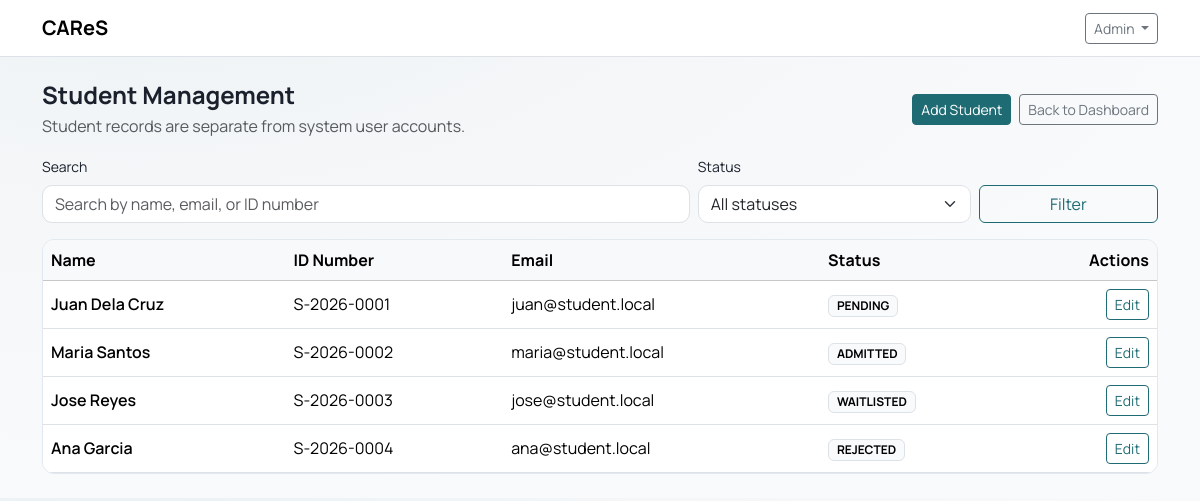
The app's page /administrator/students (signed in) with its own data.
### tables this page shows
CREATE TABLE students (
    id INT UNSIGNED AUTO_INCREMENT PRIMARY KEY,
    id_number VARCHAR(50) NULL,
    name VARCHAR(150) NOT NULL,
    email VARCHAR(150) NOT NULL UNIQUE,
    status ENUM('pending', 'admitted', 'rejected', 'waitlisted') NOT NULL DEFAULT 'pending',
    is_deleted TINYINT(1) NOT NULL DEFAULT 0,
    created_by INT UNSIGNED NULL,
    updated_by INT UNSIGNED NULL,
    created_at TIMESTAMP NOT NULL DEFAULT CURRENT_TIMESTAMP,
    updated_at TIMESTAMP NULL DEFAULT NULL ON UPDATE CURRENT_TIMESTAMP,
    deleted_at DATETIME NULL,
    UNIQUE KEY uk_students_id_number (id_number),
    CHECK (status <> 'admitted' OR id_number IS NOT NULL),
    INDEX idx_students_status (status),
    INDEX idx_students_deleted (is_deleted)
);

### core/View.php (called while the page is built, shortened)
<?php
final class View
{
    public static function render(string $viewPath, array $data = []): void
    {
        require __DIR__ . '/../app/Views/layouts/main.php';
    }
}

### app/Controllers/AccountsController.php (called while the page is built, shortened)
<?php
final class AccountsController
{
    public static function students(): void
    {
        $q = trim((string)($_GET['q'] ?? ''));
        $status = trim((string)($_GET['status'] ?? ''));
        $params = [];
        $where = "WHERE is_deleted = 0";
        $sql = "SELECT id, id_number, name, email, status, created_at
                FROM students
                $where
                ORDER BY created_at DESC";
        $st = Database::pdo()->prepare($sql);
        $st->execute($params);
        $students = $st->fetchAll();
        View::render('admin/students', [
            'title' => 'Student Management',
            'students' => $students,
            'q' => $q,
            'statusFilter' => $status,
        ]);
    }
}

### public/index.php (called while the page is built, shortened)
<?php
$router = new Router();
$uri = parse_url($_SERVER['REQUEST_URI'] ?? '/', PHP_URL_PATH) ?: '/';
$path = str_starts_with($uri, BASE_PATH) ? substr($uri, strlen(BASE_PATH)) : $uri;
$path = $path === '' ? '/' : $path;
$method = $_SERVER['REQUEST_METHOD'] ?? 'GET';
$router->get('/', fn() => redirect('/login'));
$router->get('/login', [AuthController::class, 'showLogin']);
$router->post('/login', [AuthController::class, 'login']);
$router->get('/logout', [AuthController::class, 'logout']);
$router->get('/register', [AuthController::class, 'showRegister']);
$router->post('/register', [AuthController::class, 'register']);
$router->get('/verify-email', [AuthController::class, 'showVerifyEmail']);
$router->post('/verify-email', [AuthController::class, 'verifyEmail']);
$router->post('/verify-email/resend', [AuthController::class, 'resendVerifyEmail']);
$router->get('/force-password-change', [AuthController::class, 'showForcePasswordChange']);
$router->post('/force-password-change', [AuthController::class, 'forcePasswordChange']);
$router->get('/forgot-password', [AuthController::class, 'showForgotPassword']);
$router->post('/forgot-password', [AuthController::class, 'forgotPassword']);
$router->get('/reset-password', [AuthController::class, 'showResetPassword']);
$router->post('/reset-password', [AuthController::class, 'resetPassword']);
$router->get('/admin', fn() => redirect('/administrator'));
$router->get('/guidance', fn() => redirect('/admission'));
$router->get('/administrator', [AdminController::class, 'dashboard']);
$router->get('/administrator/accounts', function () {
    RoleMiddleware::requireRole('administrator');
    AccountsController::index();
});
$router->get('/administrator/accounts/create', function () {
    RoleMiddleware::requireRole('administrator');
    AccountsController::create();
});
$router->post('/administrator/accounts/create', function () {
    RoleMiddleware::requireRole('administrator');
    AccountsController::store();
});
$router->get('/administrator/accounts/edit', function () {
    RoleMiddleware::requireRole('administrator');
    AccountsController::edit();
});
$router->post('/administrator/accounts/edit', function () {
    RoleMiddleware::requireRole('administrator');
    AccountsController::update();
});
$router->post('/administrator/accounts/toggle', function () {
    RoleMiddleware::requireRole('administrator');
    AccountsController::toggleActive();
});
$router->post('/administrator/accounts/reset-password', function () {
    RoleMiddleware::requireRole('administrator');
    AccountsController::resetPassword();
});
$router->post('/administrator/accounts/verify', function () {
    RoleMiddleware::requireRole('administrator');
    AccountsController::verify();
});
$router->post('/administrator/accounts/reject', function () {
    RoleMiddleware::requireRole('administrator');
    AccountsController::reject();
});
$router->get('/administrator/matrix', [AdminController::class, 'matrix']);
$router->post('/administrator/matrix', [AdminController::class, 'saveMatrix']);
$router->get('/administrator/scores', [AdminController::class, 'scores']);
$router->get('/administrator/results', [AdminController::class, 'results']);
$router->get('/administrator/logs', [AdminController::class, 'logs']);
$router->get('/administrator/reports', [AdminController::class, 'reports']);
$router->get('/administrator/profile', [AdminController::class, 'profile']);
$router->post('/administrator/profile', [AdminController::class, 'updateProfile']);
$router->post('/administrator/profile/password', [AdminController::class, 'updatePassword']);
$router->get('/administrator/students', function () {
    RoleMiddleware::requireRole('administrator');
    AccountsController::students();
});
$router->get('/administrator/students/create', function () {
    RoleMiddleware::requireRole('administrator');
    AccountsController::createStudent();
});
$router->post('/administrator/students/create', function () {
    RoleMiddleware::requireRole('administrator');
    AccountsController::storeStudent();
});
$router->get('/administrator/students/edit', function () {
    RoleMiddleware::requireRole('administrator');
    AccountsController::editStudent();
});
$router->post('/administrator/students/edit', function () {
    RoleMiddleware::requireRole('administrator');
    AccountsController::updateStudent();
});
$router->get('/admission', [AdmissionController::class, 'dashboard']);
$router->get('/admission/encode', [AdmissionController::class, 'encode']);
$router->get('/admission/results', [AdmissionController::class, 'results']);
$router->get('/admission/storage', [AdmissionController::class, 'storage']);
$router->get('/admission/students', [AdmissionController::class, 'students']);
$router->get('/admission/students/edit', [AdmissionController::class, 'editStudent']);
$router->post('/admission/students/edit', [AdmissionController::class, 'updateStudent']);
$router->dispatch($method, $path);

### core/Router.php (called while the page is built, shortened)
<?php
final class Router
{
    private array $routes = ['GET' => [], 'POST' => []];
    public function get(string $path, callable $handler): void
    {
        $this->routes['GET'][$path] = $handler;
    }
    public function post(string $path, callable $handler): void
    {
        $this->routes['POST'][$path] = $handler;
    }
    public function dispatch(string $method, string $path): void
    {
        $handler = $this->routes[$method][$path] ?? null;
        $handler();
    }
}

### core/Helpers.php (called while the page is built, shortened)
<?php
function e(string $value): string
{
    return htmlspecialchars($value, ENT_QUOTES, 'UTF-8');
}

### core/Database.php (called while the page is built, shortened)
<?php
final class Database
{
    private static ?PDO $pdo = null;
    public static function pdo(): PDO
    {
        $dsn = sprintf(
            'mysql:host=%s;dbname=%s;charset=%s',
            DB_HOST,
            DB_NAME,
            DB_CHARSET
        );
        $options = [
            PDO::ATTR_ERRMODE            => PDO::ERRMODE_EXCEPTION,
            PDO::ATTR_DEFAULT_FETCH_MODE => PDO::FETCH_ASSOC,
            PDO::ATTR_EMULATE_PREPARES   => false,
        ];
        try {
            self::$pdo = new PDO($dsn, DB_USER, DB_PASS, $options);
            self::$pdo->exec("SET time_zone = '+08:00'");
            return self::$pdo;
        } catch (PDOException $e) {
            if (APP_DEBUG) {
                exit('DB Error: ' . e($e->getMessage()));
            }
            exit('Database connection failed.');
        }
    }
}

### app/Views/admin/students.php (the view, shortened to what this page needs)
<div class="d-flex flex-wrap align-items-center justify-content-between gap-2 mb-3">
  <div>
    <h4 class="fw-bold mb-1">Student Management</h4>
    <p class="text-muted mb-0">Student records are separate from system user accounts.</p>
  </div>
  <div class="d-flex flex-wrap gap-2">
    <a class="btn btn-primary btn-sm" href="<?= e(BASE_PATH) ?>/administrator/students/create">Add Student</a>
    <a class="btn btn-outline-secondary btn-sm" href="<?= e(BASE_PATH) ?>/administrator">Back to Dashboard</a>
  </div>
</div>
<form class="row g-2 align-items-end mb-3" method="get" action="<?= e(BASE_PATH) ?>/administrator/students">
  <div class="col-12 col-md-7">
    <label class="form-label small">Search</label>
    <input class="form-control" type="text" name="q" value="<?= e((string)($q ?? '')) ?>" placeholder="Search by name, email, or ID number">
  </div>
  <div class="col-12 col-md-3">
    <label class="form-label small">Status</label>
    <select class="form-select" name="status">
      <option value="">All statuses</option>
    </select>
  </div>
  <div class="col-12 col-md-2 d-grid">
    <button class="btn btn-outline-primary" type="submit">Filter</button>
  </div>
</form>
<?php if (!empty($students)): ?>
  <div class="d-none d-md-block">
    <div class="table-responsive">
      <table class="table table-hover align-middle mb-0">
        <thead class="table-light">
          <tr>
            <th>Name</th>
            <th>ID Number</th>
            <th>Email</th>
            <th>Status</th>
            <th class="text-end">Actions</th>
          </tr>
        </thead>
        <tbody>
          <?php foreach ($students as $s): ?>
            <tr>
              <td class="fw-semibold"><?= e($s['name']) ?></td>
              <td><?= e((string)($s['id_number'] ?? 'Not set')) ?></td>
              <td><?= e($s['email']) ?></td>
              <td>
                <span class="badge text-bg-light border text-uppercase">
                  <?= e((string)($s['status'] ?? 'pending')) ?>
                </span>
              </td>
              <td class="text-end">
                <a class="btn btn-outline-primary btn-sm" href="<?= e(BASE_PATH) ?>/administrator/students/edit?id=<?= (int)$s['id'] ?>">Edit</a>
              </td>
            </tr>
          <?php endforeach; ?>
        </tbody>
      </table>
    </div>
  </div>
<?php else: ?>
  <div class="card shadow-sm">
    <div class="card-body text-muted">No students found.</div>
  </div>
<?php endif; ?>

### public/assets/app.css (style rules this page uses)
:root { --cares-primary: #1f6b73; --cares-primary-600: #17555b; --cares-accent: #f0b56a; --cares-bg: #f4f6f8; --cares-ink: #1a202c; --cares-muted: #5b6673; --cares-border: #e2e8f0; --cares-card: #ffffff; }
body.app-body { font-family: "Manrope", "Segoe UI", system-ui, -apple-system, sans-serif; background: radial-gradient(1200px 600px at 10% -20%, #e8f1f2 0%, #f4f6f8 45%, #f9fafb 100%); color: var(--cares-ink); }
a { color: var(--cares-primary); }
.btn-primary { background-color: var(--cares-primary); border-color: var(--cares-primary); }
.btn-outline-primary { color: var(--cares-primary); border-color: var(--cares-primary); }
.badge.text-bg-light { background-color: #f8fafc !important; }
.table thead th { white-space: nowrap; }
.table-responsive { border-radius: 12px; border: 1px solid var(--cares-border); }
.form-control, .form-select { border-radius: 10px; }

### records on screen
students: name "Juan Dela Cruz", id_number "S-2026-0001", email "juan@student.local", status "PENDING"
students: name "Maria Santos", id_number "S-2026-0002", email "maria@student.local", status "ADMITTED"
students: name "Jose Reyes", id_number "S-2026-0003", email "jose@student.local", status "WAITLISTED"
students: name "Ana Garcia", id_number "S-2026-0004", email "ana@student.local", status "REJECTED"

### other values on screen
APP_NAME "CAReS"
$_SESSION['name'] "Admin"
